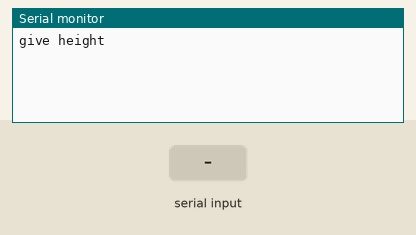
A sketch run on a simulated Arduino Uno, built with avr-gcc and run on an emulated ATmega328P. On the bench: the last lines printed to the serial monitor. The inputs (shaded band) are chosen by the test bench.

Above: at 1.2 s.
1.3 s: "90,45\n" received over Serial
At 2.63 s:
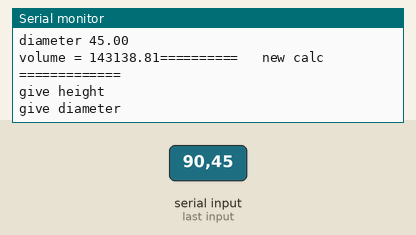
2.8 s: "30,150\n" received over Serial
At 4.7 s:
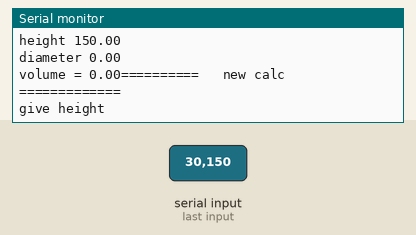

The sketch:

sketch_sep25a.ino
```cpp
 float pi = 3.141592653;
 float diamater;
 float height;
void setup() {
  // put your setup code here, to run once:

Serial.begin(9600);


}

void loop() {

volumecalc();

}
float volumecalc(){
  Serial.println("give height");
 while(Serial.available()==0){

  }
  height = Serial.parseInt();

  Serial.println("give diameter");
 while(Serial.available()==0){

  }
  diamater = Serial.parseInt();

  Serial.print("height ");
  Serial.println(height);
  Serial.print("diameter ");
  Serial.println(diamater);

 float volume = pi*(diamater/2)*(diamater/2)*height;
 Serial.print("volume = ");
  Serial.print(volume);
  Serial.println("==========   new calc =============");
  }
```

Measured:
- after the input at 1.3 s, the serial monitor: prints a new line at once (image 1)
- after the input at 2.8 s, the serial monitor: prints a new line at once (image 2)
